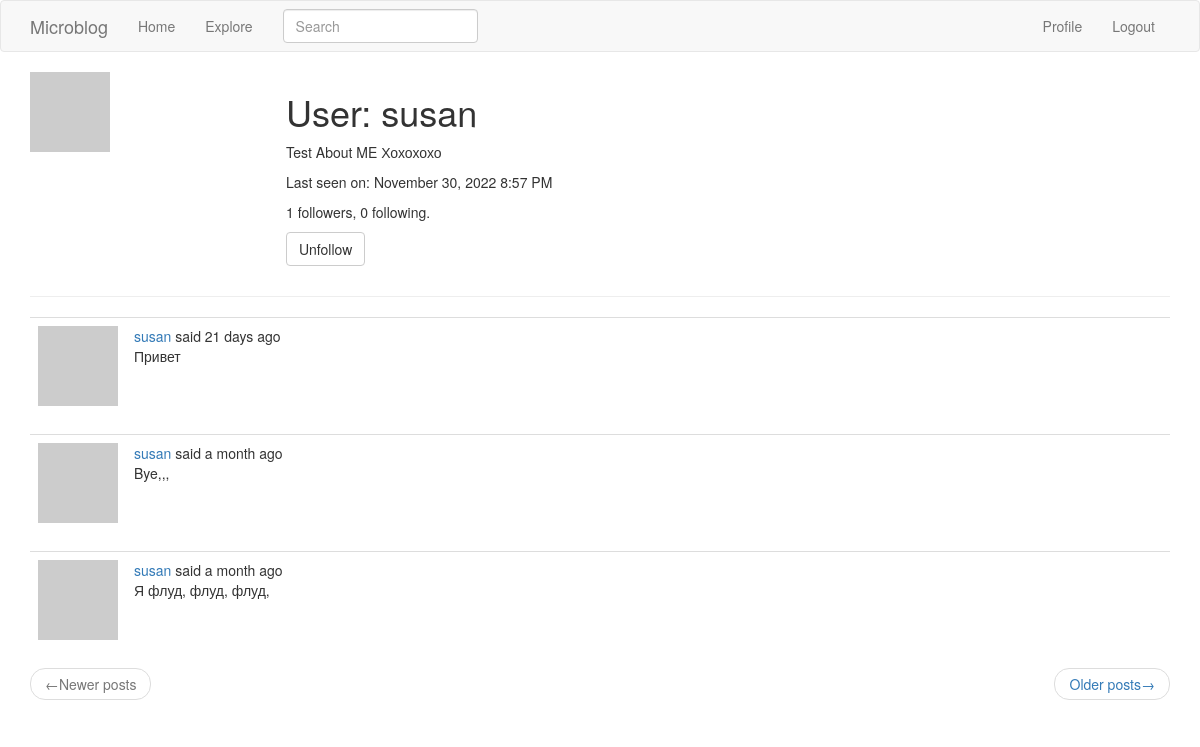
Screenshot of /user/susan (signed in) with the database file from the repository.
### app/models.py (models this page shows, shortened)
class User(UserMixin, db.Model):
    id = db.Column(
        db.Integer,
        primary_key=True,
    )
    username = db.Column(
        db.String(64),
        index=True,
        unique=True,
    )
    email = db.Column(
        db.String(120),
        index=True,
        unique=True,
    )
    password_hash = db.Column(
        db.String(128),
    )
    about_me = db.Column(
        db.String(140)
    )
    last_seen = db.Column(
        db.DateTime, default=datetime.utcnow
    )
    posts = db.relationship(
        'Post',
        backref='author',
        lazy='dynamic',
    )
    followed = db.relationship(
        'User',
        secondary=followers,
        primaryjoin=(followers.c.follower_id == id),
        secondaryjoin=(followers.c.followed_id == id),
        backref=db.backref('followers', lazy='dynamic'),
        lazy='dynamic',
    )
    def avatar(self, size):
        digest = md5(self.email.lower().encode('utf-8')).hexdigest()
        return f'https://www.gravatar.com/avatar/{digest}?d=identicon&s={size}'
    def is_following(self, user):
        return self.followed.filter(
            followers.c.followed_id == user.id).count() > 0

class SearchableMixin(object):
    @classmethod
    def before_commit(cls, session):
        session._changes = {
            'add': list(session.new),
            'update': list(session.dirty),
            'delete': list(session.deleted),
        }
    @classmethod
    def after_commit(cls, session):
        for obj in session._changes['add']:
            if isinstance(obj, SearchableMixin):
                add_to_index(obj.__tablename__, obj)
        for obj in session._changes['update']:
            if isinstance(obj, SearchableMixin):
                add_to_index(obj.__tablename__, obj)
        for obj in session._changes['delete']:
            if isinstance(obj, SearchableMixin):
                remove_from_index(obj.__tablename__, obj)
        session._changes = None

class Post(SearchableMixin, db.Model):
    __searchable__ = ['body']
    id = db.Column(
        db.Integer,
        primary_key=True,
    )
    body = db.Column(
        db.String(140),
    )
    timestamp = db.Column(
        db.DateTime,
        index=True,
        default=datetime.utcnow,
    )
    user_id = db.Column(
        db.Integer(),
        db.ForeignKey('user.id'),
    )

### app/main/routes.py (the view)
@bp.route('/user/<username>')
@login_required
def user(username):
    user = User.query.filter_by(username=username).first_or_404()
    page = request.args.get('page', 1, type=int)
    posts = user.posts.order_by(Post.timestamp.desc()).paginate(
        page=page,
        per_page=current_app.config['POSTS_PER_PAGE'],
        error_out=False
    )
    next_url = url_for('main.user', username=user.username,
                       page=posts.next_num) \
        if posts.has_next else None
    prev_url = url_for('main.user', username=user.username,
                       page=posts.prev_num) \
        if posts.has_prev else None
    form = EmptyForm()
    context = {
        'user': user,
        'posts': posts.items,
        'form': form,
        'next_url': next_url,
        'prev_url': prev_url,
    }
    return render_template('user.html', **context)

### app/main/forms.py
class SearchForm(FlaskForm):
    q = StringField(
        _l('Search'),
        validators=[DataRequired()]
    )
    def __init__(self, *args, **kwargs):
        if 'formdata' not in kwargs:
            kwargs['formdata'] = request.args
        if 'meta' not in kwargs:
            kwargs['meta'] = {'csrf': False}
        super(SearchForm, self).__init__(*args, **kwargs)

class EmptyForm(FlaskForm):
    submit = SubmitField(_('Submit'))

### app/main/routes.py (called while the page is built)
@bp.before_request
def before_request():
    if current_user.is_authenticated:
        current_user.last_seen = datetime.utcnow()
        db.session.commit()
        g.search_form = SearchForm()
    g.locale = str(get_locale())

### app/models.py (called while the page is built)
@login.user_loader
def load_user(id):
    return User.query.get(int(id))

### app/templates/user.html (shortened to what this page needs)
{% extends 'base.html' %}
{% block app_content %}
  <table style="table table-hover">
    <tr valign="top">
      <td width="256px"><img src="{{ user.avatar(256) }}"></td>
      <td>
        <h1>{{ _('User') }}: {{ user.username }}</h1>
        {% if user.about_me %}
          <p>
            {{ user.about_me }}
          </p>
        {% endif %}
        {% if user.last_seen %}
          <p>
            {{ _('Last seen on') }}: {{ moment(user.last_seen).format('LLL') }}
          </p>
        {% endif %}
        <p>
          {{ _('%(count)d followers', count=user.followers.count()) }},
          {{ _('%(count)d following.', count=user.followed.count()) }}
        </p>
        {% if user == current_user %}
          <p>
            <a href="{{ url_for('main.edit_profile') }}">{{ _('Edit your profile') }}</a>
          </p>
        {% else %}
          <p>
            <form action="{{ url_for('main.unfollow', username=user.username) }}" method="post">
              {{ form.submit(value=_('Unfollow'), class_='btn btn-default')}}
            </form>
          </p>
        {% endif %}
      </td>
    </tr>
  </table>
  <hr>
  {% for post in posts %}
      {% include "_post.html" %}
  {% endfor %}
  <nav aria-label="...">
    <ul class="pager">
      <li class="previous {% if not prev_url %} disabled {% endif %}">
        <a href="{{ prev_url or '#' }}">
          <span aria-hidden="true">&larr;</span>{{ _('Newer posts') }}
        </a>
      </li>
      <li class="next {% if not next_url %} disabled {% endif %}">
        <a href="{{ next_url or '#' }}">
          {{ _('Older posts') }}<span aria-hidden="true">&rarr;</span>
        </a>
      </li>
    </ul>
  </nav>
{% endblock app_content %}

### app/templates/_post.html (shortened to what this page needs)
<table class="table table-hover">
  <tr>
    <td width="70px">
      <a href="{{ url_for('main.user', username=post.author.username) }}">
        <img src="{{ post.author.avatar(70) }}">
      </a>
    </td>
    <td>
      {{ _('%(username)s said %(when)s', username=user_link, when=moment(post.timestamp).fromNow()) }}
      <br>
      {{ post.body }}
    </td>
  </tr>
</table>

### rows the page displays
User: username "susan", about_me "Test About ME Хохохохо", last_seen "November 30, 2022 8:57 PM"
Post: body "Привет"
Post: body "Bye,,,"
Post: body "Я флуд, флуд, флуд,"
